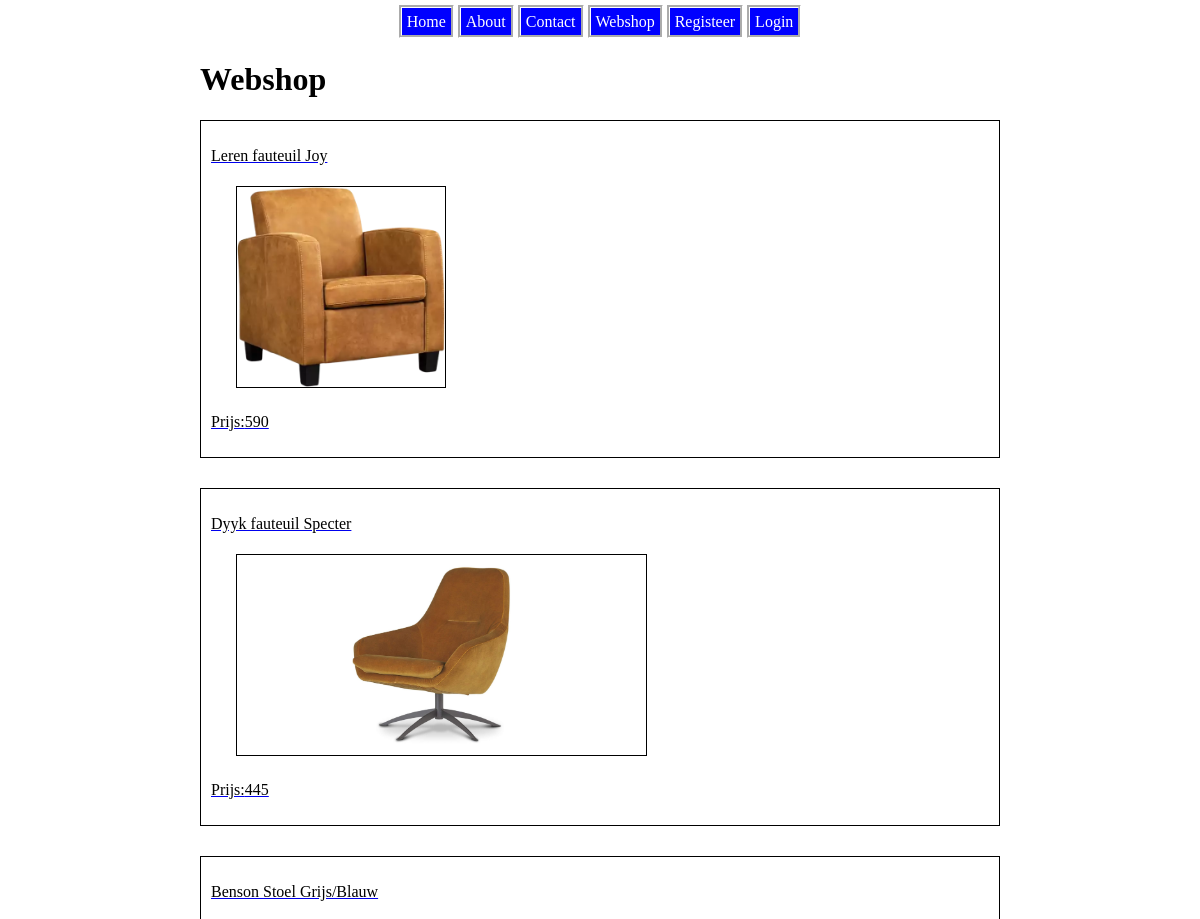
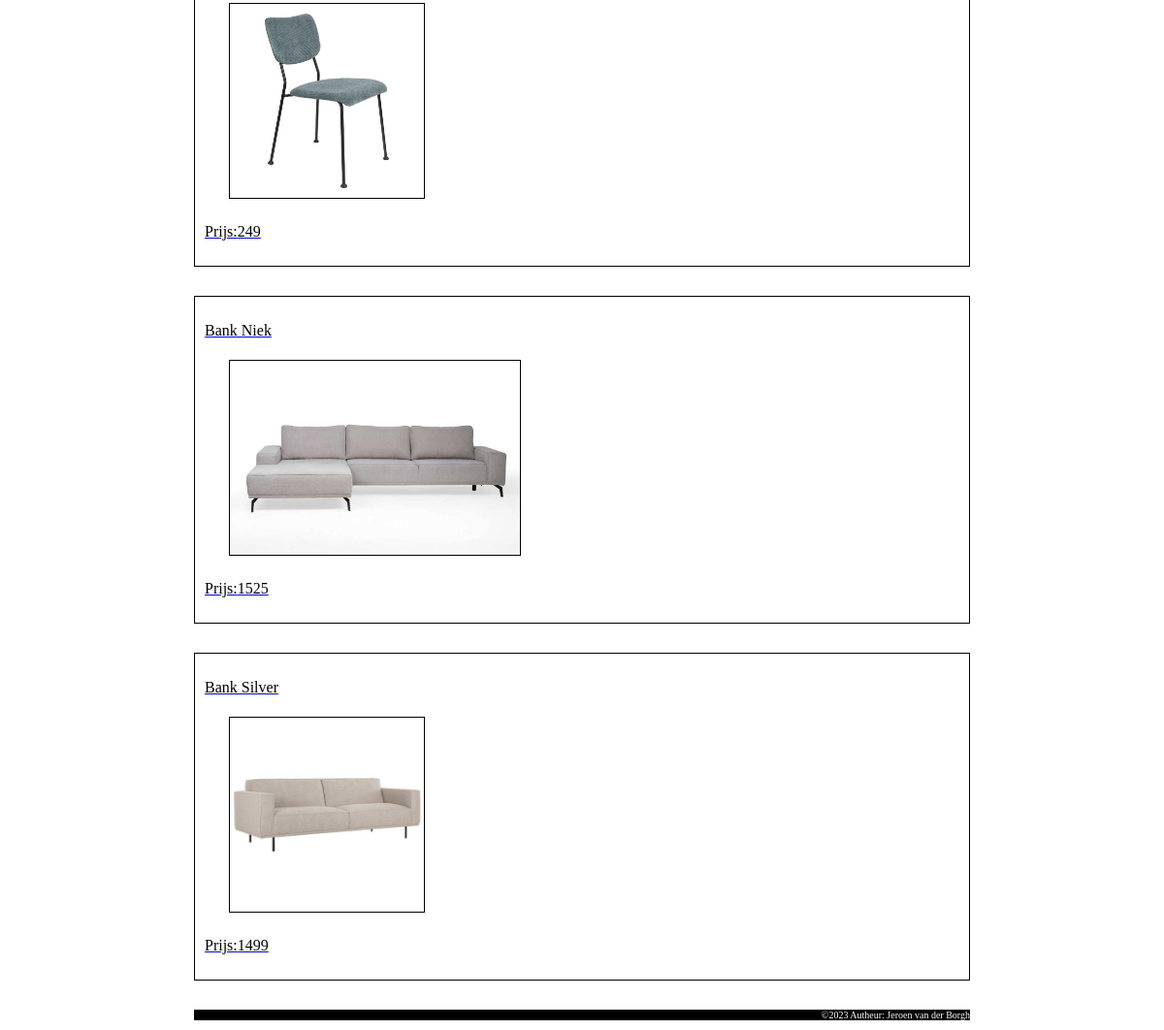
Screenshot of /index.php?page=webshop with the database file from the repository (2 pictures, top to bottom).
### tables this page shows
CREATE TABLE `products` (
  `id` int(11) NOT NULL,
  `name` varchar(200) NOT NULL,
  `discription` mediumtext NOT NULL,
  `price` int(11) NOT NULL,
  `image_location` varchar(50) NOT NULL
);

### index.php (called while the page is built, shortened)
<?php
include "html_build_functions.php";
include "file_repository.php";
include "classes.php";
$page = getRequestedPage();
$data = process_Request($page);
showResponsePage($data);
function getRequestedPage(){
    return $_GET["page"];
}
function make_menu($data) {
    $menu = array("home" => "Home", "about" => "About", "contact" => "Contact", "webshop" => "Webshop");
    if (isUserLoggedIn()){
        $menu["logout"] = "Loguit " . get_current_user_name();
        $menu["change_password"] = "Wachtwoord veranderen";
        $menu["shoppingcart"] = "Winkelwagen";
    } else {
        $menu["register"] =  "Registeer";
        $menu["login"] = "Login";
    }
    $data["menu"] = $menu;
    return $data;
}
function process_Request($page){
    $page = htmlspecialchars($page);
    $data = array("page"=>$page,"errors"=>array());
    switch ($page){
        case "webshop":
            if (is_POST()){
                $data = validate_cart($data);
                if (is_valid($data)) {
                    switch ($data["action"]){
                        case "add":
                            add_to_cart($data["id_in_cart"]);
                            break;
                        case "remove":
                            remove_from_cart($data["id_in_cart"]);
                            break;
                    }
                    switch ($data["place"]){
                        case "detail":
                            $data["page"] = "shoppingcart";
                            $product_ids = get_cart();
                            if ($product_ids != NULL) {
                                $data['products'] = get_products($product_ids);
                                $data['total_price'] = get_total_price($data['products']);
                            }
                            break;
                        case "overview":
                            $data["id"] = NULL;
                            $product_ids = array(1,2,3,4,5);
                            $data['products'] = get_products($product_ids);
                            break;
                    }
                }
            } else if (array_key_exists("id", $_GET)) {
                $data["id"] =  $_GET["id"];
                $product_ids = array($data["id"]);
                $data['products'] = get_products($product_ids);
            } else {
                $data["id"] = NULL;
                $product_ids = array(1,2,3,4,5);
                $data['products'] = get_products($product_ids);
            }
            break;
    }
    $data = make_menu($data);
    return $data;
}
function is_POST(){
    return ($_SERVER["REQUEST_METHOD"] == "POST");
}
?>

### classes.php (called while the page is built, shortened)
<?php
class Product {
    public $id;
    public $name;
    public $price;
    public $img_location;
    function __construct($id, $name, $discription,  $img_location, $price){
        $this->id = $id;
        $this->img_location = $img_location;
        $this->name = $name;
        $this->price = $price;
    }
    function get_id(){
        return $this->id;
    }
    function get_name(){
        return $this->name;
    }
    function get_price(){
        return $this->price;
    }
    function get_image_location(){
        return $this->img_location;
    }
}
?>

### file_repository.php (called while the page is built, shortened)
<?php
function connect_database(){
    $servername = "localhost";
    $username = "jeroens_webshop_user";
    $password = "p@TL!Cz7m2qes7V!";
    $database = "jeroens_webshop";
    $conn = mysqli_connect($servername, $username, $password, $database);
    return $conn;
}
function get_products($id_array){
    $sql = "SELECT * FROM products WHERE";
    foreach($id_array as $key => $id) {
        if (substr($sql,-5) == "WHERE"){
            $sql = $sql .  ' id=' . $id;
        } else {
            $sql = $sql . ' OR id=' . $id;
        }
    }
    $conn = connect_database();
    try {
        $result= mysqli_query($conn, $sql);
        $products = array();
        while ($row = mysqli_fetch_assoc($result)){
            $product = new Product($row["id"], $row["name"], $row["discription"], $row ["image_location"], $row["price"]);
            array_push($products, $product);
        }
        return  $products;
    } finally {
        disconnect_database($conn);
    }
}
?>

### webshop.php (the view, shortened to what this page needs)
<?php
function show_webshop($data){
    echo "<h1>Webshop</h1>";
    foreach( $data["products"] as $product){
        show_product_in_overview($product);
    }
}
function show_product_in_overview($product){
    echo '<a class="product_link" href="\educom-webshop-database/index.php?page=webshop&id='. $product->get_id() .'">
    <div class="product">
    <p >'. $product->get_name() . '</p>
    <img src="Images/'. $product->get_image_location().'" alt="image of '. $product->get_id() .'">
    <p>Prijs:'. $product->get_price().'</p>';
    echo '</div>
    </a>';
}
function showcontent($data){
    if ($data["id"] != NULL) {
        show_product_in_detail($data);
    }   else {
        show_webshop($data);
    }
}
?>

### html_build_functions.php (shortened to what this page needs)
<?php
function showHTMLstart(){
    echo '<!DOCTYPE html>
    <html lang="en">';
}
function showHTMLend(){
    echo "</html>";
}
function showHeadSection(){
    echo '<head>
    <title>Home</title>
    <link rel="stylesheet" href="CSS/stylesheet.css">
    </head>';
}
function showBodyStart(){
    echo '<body class="standard_body">';
}
function showNavItem($link, $label){
    echo '<li> <a href="\educom-webshop-database/index.php?page='. $link .'">' . $label . '</a></li>';
}
function showNavbar($data){
    echo '<div id="nav_bar">
    <ul>';
    foreach($data['menu'] as $link => $label) {
        showNavItem($link, $label);
    }
    echo '</ul>
    </div>';
}
function showcontent_page($data){
    $page = $data["page"];
    if (file_exists( $page . ".php")){
        showcontent($data);
    }
    else {
        echo "<h1> deze pagina bestaat niet </h1>";
    }
}
function showFooter(){
    echo '<footer  class="standard_footer">
    <p>&copy;2023 Autheur: Jeroen van der Borgh</p>
    </footer>';
}
function showBodyEnd(){
    echo "</body>";
}
function showBodySection($data){
    showBodyStart();
    showNavbar($data);
    showcontent_page($data);
    showFooter();
    showBodyEnd();
}
function showResponsePage($data){
    showHTMLstart();
    showHeadSection();
    showBodySection($data);
    showHTMLend();
}
?>

### CSS/stylesheet.css (style rules this page uses)
body { width: 800px; margin-left: auto; margin-right: auto; }
#nav_bar { text-align: center; }
#nav_bar ul { list-style-type: none; display: inline-table; margin: 0; padding: 0; }
#nav_bar li { float: left; padding: 5px; }
#nav_bar a { text-decoration: none; outline-style: groove; padding: 5px; background-color: blue; color: white; }
footer { background-color: black; color: white; text-align: right; font-size: 10px; }
.product { text-decoration: none; color: black; border: 1px solid black; margin-bottom: 30px; padding: 5px; }
.product img { border: 1px solid black; height: 200px; margin-left: 30px; }
.product p { padding: 5px; }

### rows the page displays
products: name "Leren fauteuil Joy", image_location (picture), price "590"
products: name "Dyyk fauteuil Specter", image_location (picture), price "445"
products: name "Benson Stoel Grijs/Blauw", image_location (picture), price "249"
products: name "Bank Niek", image_location (picture), price "1525"
products: name "Bank Silver", image_location (picture), price "1499"

### other values shown
$label "Home"
$label "About"
$label "Contact"
$label "Webshop"
$label "Registeer"
$label "Login"
